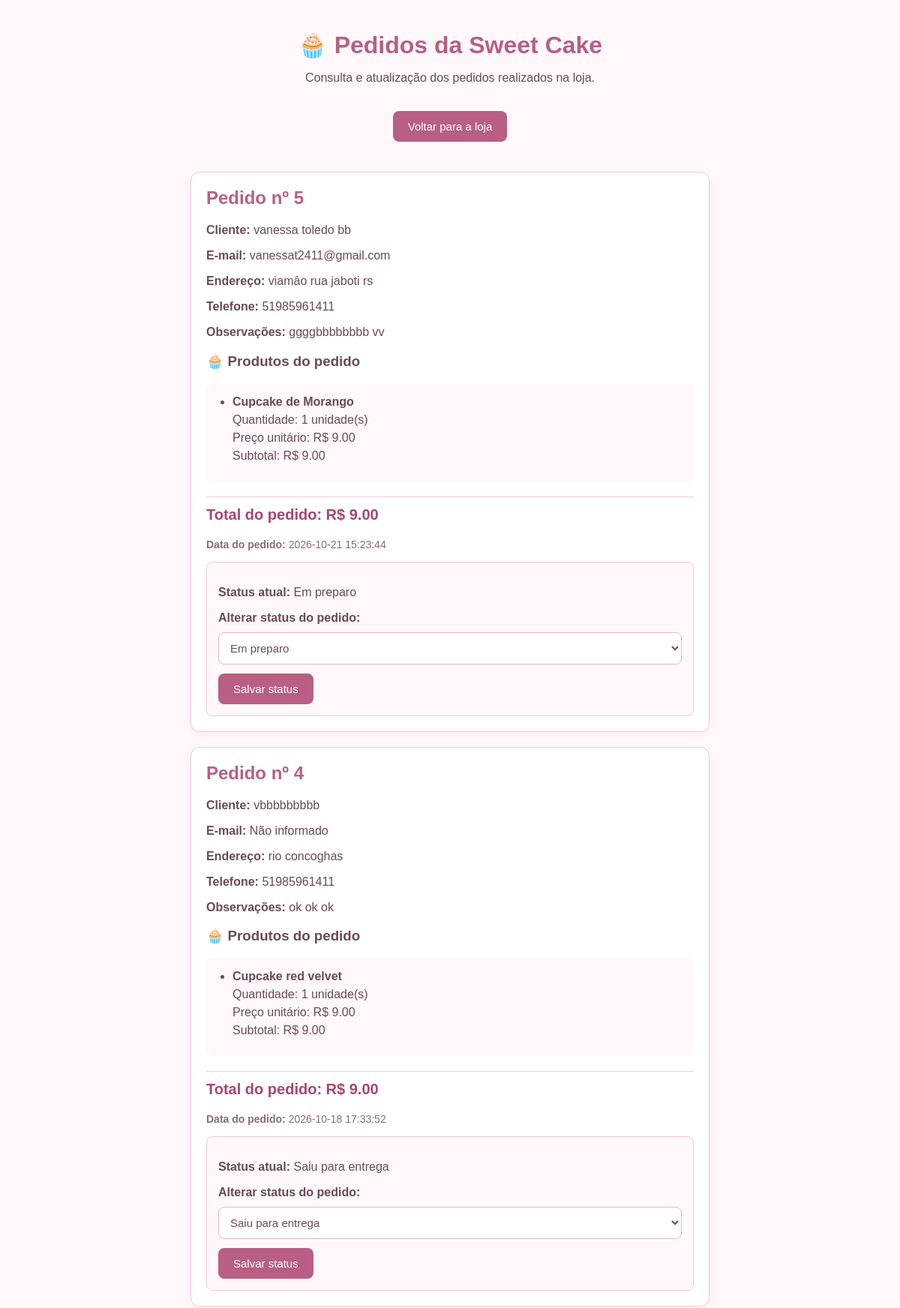
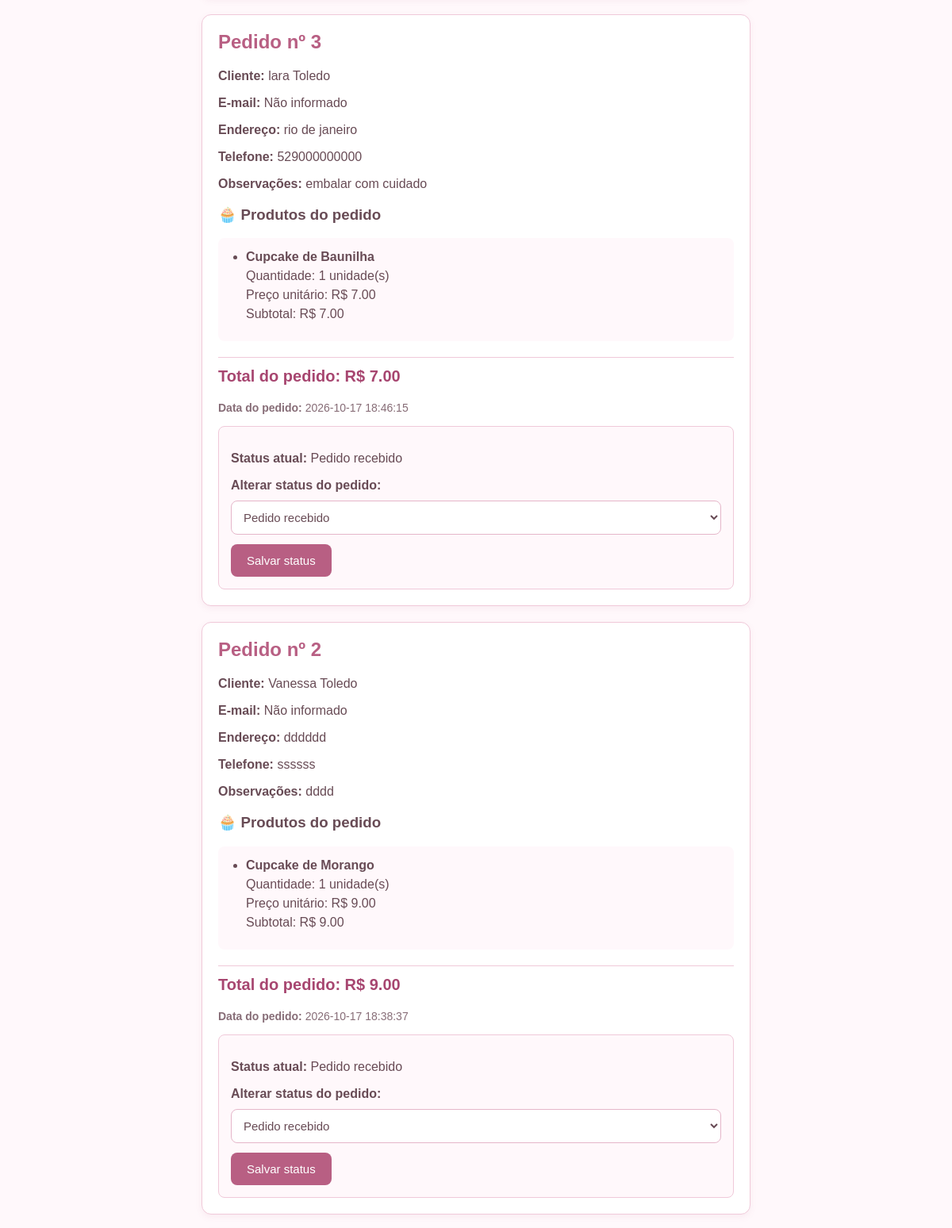
The app's page /pedidos (upper part) with its own data (2 pictures, top to bottom).
### tables this page shows
CREATE TABLE pedidos (
            id INTEGER PRIMARY KEY AUTOINCREMENT,
            nome TEXT NOT NULL,
            endereco TEXT NOT NULL,
            telefone TEXT NOT NULL,
            observacoes TEXT,
            total REAL NOT NULL,
            data_pedido TIMESTAMP DEFAULT CURRENT_TIMESTAMP
        , email TEXT, status TEXT NOT NULL
            DEFAULT 'Pedido recebido');

CREATE TABLE itens_pedido (
            id INTEGER PRIMARY KEY AUTOINCREMENT,
            pedido_id INTEGER NOT NULL,
            produto TEXT NOT NULL,
            quantidade INTEGER NOT NULL,
            preco_unitario REAL NOT NULL,
            FOREIGN KEY (pedido_id) REFERENCES pedidos(id)
        );

### app.py (the view)
@app.route("/pedidos")
def consultar_pedidos():
    conexao = conectar_banco()
    pedidos = conexao.execute(
        """
        SELECT id, nome, email, endereco, telefone,
               observacoes, total, data_pedido, status
        FROM pedidos
        ORDER BY id DESC
        """
    ).fetchall()
    itens_por_pedido = {}
    for pedido in pedidos:
        itens = conexao.execute(
            """
            SELECT produto, quantidade, preco_unitario
            FROM itens_pedido
            WHERE pedido_id = ?
            """,
            (pedido[0],)
        ).fetchall()
        itens_por_pedido[pedido[0]] = itens
    conexao.close()
    return render_template(
        "pedidos.html",
        pedidos=pedidos,
        itens_por_pedido=itens_por_pedido
    )

### app.py (called while the page is built)
def conectar_banco():
    conexao = sqlite3.connect("sweetcake.db")
    conexao.execute("PRAGMA foreign_keys = ON")
    return conexao

### templates/pedidos.html (shortened to what this page needs)
<!DOCTYPE html>
<html lang="pt-BR">
<head>
</head>
<body>
    <h1>🧁 Pedidos da Sweet Cake</h1>
    <p class="subtitulo">
        Consulta e atualização dos pedidos realizados na loja.
    </p>
    <p style="text-align: center;">
        <a href="/" class="botao-voltar">Voltar para a loja</a>
    </p>
    {% if pedidos %}
        {% for pedido in pedidos %}
            <div class="pedido">
                <h2>Pedido nº {{ pedido[0] }}</h2>
                <p>
                    <strong>Cliente:</strong>
                    {{ pedido[1] }}
                </p>
                <p>
                    <strong>E-mail:</strong>
                    {{ pedido[2] or "Não informado" }}
                </p>
                <p>
                    <strong>Endereço:</strong>
                    {{ pedido[3] }}
                </p>
                <p>
                    <strong>Telefone:</strong>
                    {{ pedido[4] }}
                </p>
                <p>
                    <strong>Observações:</strong>
                    {{ pedido[5] or "Nenhuma" }}
                </p>
                <h3>🧁 Produtos do pedido</h3>
                {% if itens_por_pedido[pedido[0]] %}
                    <ul class="lista-produtos">
                        {% for item in itens_por_pedido[pedido[0]] %}
                            <li>
                                <strong>{{ item[0] }}</strong><br>
                                Quantidade:
                                {{ item[1] }} unidade(s)<br>
                                Preço unitário:
                                {{ "R$ %.2f"|format(item[2]) }}<br>
                                Subtotal:
                                {{ "R$ %.2f"|format(item[1] * item[2]) }}
                            </li>
                        {% endfor %}
                    </ul>
                {% else %}
                    <p>Não há produtos registrados neste pedido.</p>
                {% endif %}
                <p class="total">
                    Total do pedido:
                    {{ "R$ %.2f"|format(pedido[6]) }}
                </p>
                <p class="data">
                    <strong>Data do pedido:</strong>
                    {{ pedido[7] }}
                </p>
                <div class="area-status">
                    <p>
                        <strong>Status atual:</strong>
                        {{ pedido[8] }}
                    </p>
                    <form
                        action="/atualizar_status/{{ pedido[0] }}"
                        method="POST"
                    >
                        <label for="status-{{ pedido[0] }}">
                            <strong>Alterar status do pedido:</strong>
                        </label>
                        <select
                            id="status-{{ pedido[0] }}"
                            name="status"
                            required
                        >
                            <option
                                value="Pedido recebido"
                                {% if pedido[8] == "Pedido recebido" %}selected{% endif %}
                            >
                                Pedido recebido
                            </option>
                            <option
                                value="Em preparo"
                                {% if pedido[8] == "Em preparo" %}selected{% endif %}
                            >
                                Em preparo
                            </option>
                            <option
                                value="Saiu para entrega"
                                {% if pedido[8] == "Saiu para entrega" %}selected{% endif %}
                            >
                                Saiu para entrega
                            </option>
                        </select>
                        <button type="submit" class="botao-salvar">
                            Salvar status
                        </button>
                    </form>
                </div>
            </div>
        {% endfor %}
    {% endif %}
</body>
</html>

### templates/pedidos.html (style rules this page uses)
body { font-family: Arial, sans-serif; background-color: #fff8fb; color: #684b55; padding: 20px; margin: 0; }
h1 { color: #b85f83; text-align: center; margin-bottom: 10px; }
.subtitulo { text-align: center; margin-bottom: 25px; }
.pedido { background-color: white; border: 1px solid #f0c9d9; border-radius: 12px; padding: 20px; margin: 20px auto; max-width: 650px; box-shadow: 0 3px 8px rgba(184, 95, 131, 0.08); }
.pedido h2 { color: #b85f83; margin-top: 0; }
.lista-produtos { background-color: #fff8fb; border-radius: 8px; padding: 12px 12px 12px 35px; }
.lista-produtos li { margin-bottom: 10px; line-height: 1.5; }
.total { font-size: 20px; font-weight: bold; color: #a74670; border-top: 1px solid #f0c9d9; padding-top: 12px; }
.botao-voltar, .botao-salvar { display: inline-block; background-color: #b85f83; color: white; text-decoration: none; padding: 12px 20px; border-radius: 8px; border: none; cursor: pointer; font-size: 15px; }
.botao-voltar { margin: 10px 0 20px; }
.data { color: #876d77; font-size: 14px; }
.area-status { background-color: #fff8fb; padding: 15px; border: 1px solid #f0c9d9; border-radius: 8px; margin-top: 15px; }
.area-status select { box-sizing: border-box; width: 100%; padding: 11px; margin-top: 10px; border: 1px solid #e5b6c9; border-radius: 8px; background-color: white; color: #684b55; font-size: 15px; }
.botao-salvar { margin-top: 12px; }

### records on screen
pedidos: id "5", nome "vanessa toledo bb", email "vanessat2411@gmail.com", endereco "viamâo rua jaboti rs", telefone "51985961411", observacoes "ggggbbbbbbbb vv", total "R$ 9.00", data_pedido "2026-10-21 15:23:44", status "Em preparo"
itens_pedido: produto "Cupcake de Morango", quantidade "1", preco_unitario "R$ 9.00", item[1]*item[2] "R$ 9.00"
pedidos: id "4", nome "vbbbbbbbbb", pedido "Não informado", endereco "rio concoghas", telefone "51985961411", observacoes "ok ok ok", total "R$ 9.00", data_pedido "2026-10-18 17:33:52", status "Saiu para entrega"
itens_pedido: produto "Cupcake red velvet", quantidade "1", preco_unitario "R$ 9.00", item[1]*item[2] "R$ 9.00"
pedidos: id "3", nome "lara Toledo", pedido "Não informado", endereco "rio de janeiro", telefone "529000000000", observacoes "embalar com cuidado", total "R$ 7.00", data_pedido "2026-10-17 18:46:15", status "Pedido recebido"
itens_pedido: produto "Cupcake de Baunilha", quantidade "1", preco_unitario "R$ 7.00", item[1]*item[2] "R$ 7.00"
pedidos: id "2", nome "Vanessa Toledo", pedido "Não informado", endereco "dddddd", telefone "ssssss", observacoes "dddd", total "R$ 9.00", data_pedido "2026-10-17 18:38:37", status "Pedido recebido"
itens_pedido: produto "Cupcake de Morango", quantidade "1", preco_unitario "R$ 9.00", item[1]*item[2] "R$ 9.00"
